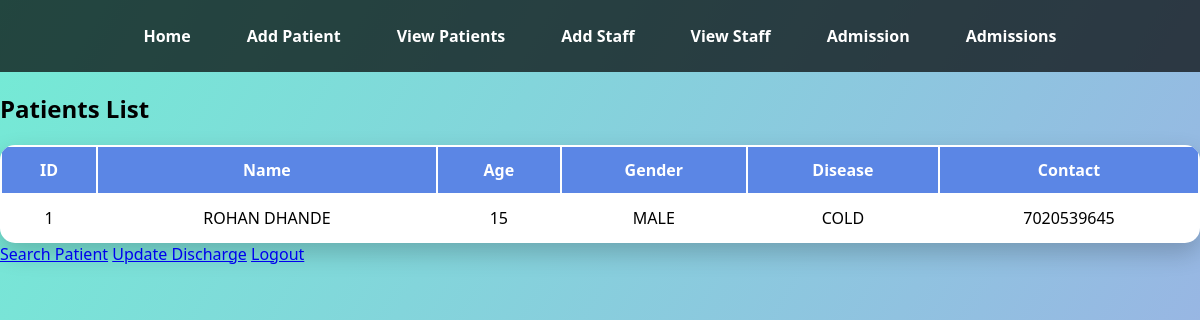
/view_patients, run on an earlier commit of the app's database.
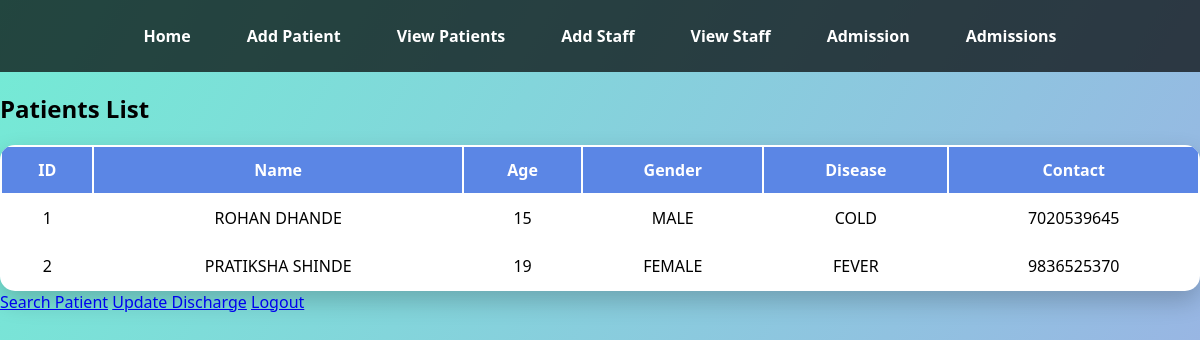
And on a later commit of the database.
### database.py (models this page shows)
class Patient(db.Model):
    id = db.Column(db.Integer, primary_key=True)
    name = db.Column(db.String(100), nullable=False)
    age = db.Column(db.Integer, nullable=False)
    gender = db.Column(db.String(10), nullable=False)
    disease = db.Column(db.String(100), nullable=False)
    contact = db.Column(db.String(15), nullable=False)

### app.py (the view)
@app.route("/view_patients")
def view_patients():
    patients = Patient.query.all()
    return render_template("view_patients.html", patients=patients)

### templates/view_patients.html (shortened to what this page needs)
<!DOCTYPE html>
<html lang="en">
<head>
    <link rel="stylesheet" href="{{ url_for('static', filename='style.css') }}">
</head>
<body>
<nav class="navbar">
    <a href="/home">Home</a>
    <a href="/add_patient">Add Patient</a>
    <a href="/view_patients">View Patients</a>
    <a href="/add_staff">Add Staff</a>
    <a href="/view_staff">View Staff</a>
    <a href="/admission">Admission</a>
    <a href="/view_admission">Admissions</a>
</nav>
<h2 class="page-title">Patients List</h2>
<div class="table-container">
    <table class="styled-table">
        <thead>
            <tr>
                <th>ID</th>
                <th>Name</th>
                <th>Age</th>
                <th>Gender</th>
                <th>Disease</th>
                <th>Contact</th>
            </tr>
        </thead>
        <tbody>
            {% for patient in patients %}
            <tr>
                <td>{{ patient.id }}</td>
                <td>{{ patient.name }}</td>
                <td>{{ patient.age }}</td>
                <td>{{ patient.gender }}</td>
                <td>{{ patient.disease }}</td>
                <td>{{ patient.contact }}</td>
            </tr>
            {% else %}
            <tr>
                <td colspan="6" style="text-align:center;">No patients found</td>
            </tr>
            {% endfor %}
        </tbody>
    </table>
</div>
<div class="bottom-links">
    <a href="/search_patient">Search Patient</a>
    <a href="/update_discharge">Update Discharge</a>
    <a href="/logout">Logout</a>
</div>
</body>
</html>

### static/style.css (style rules this page uses)
body { margin: 0; font-family: 'Segoe UI', sans-serif; background: linear-gradient(120deg, #74ebd5, #9face6); min-height: 100vh; }
.navbar { background: rgba(0,0,0,0.7); padding: 15px; display: flex; justify-content: center; gap: 20px; }
.navbar a { color: white; text-decoration: none; font-weight: bold; padding: 10px 18px; border-radius: 20px; transition: 0.3s; }
table { width: 100%; background: white; border-radius: 15px; overflow: hidden; box-shadow: 0 10px 25px rgba(0,0,0,0.2); }
th, td { padding: 12px; text-align: center; }
th { background: #5b86e5; color: white; }

What changed in the data, as far as the page shows it:
added Patient: id "2", name "PRATIKSHA SHINDE", age "19", gender "FEMALE", disease "FEVER", contact "9836525370"
